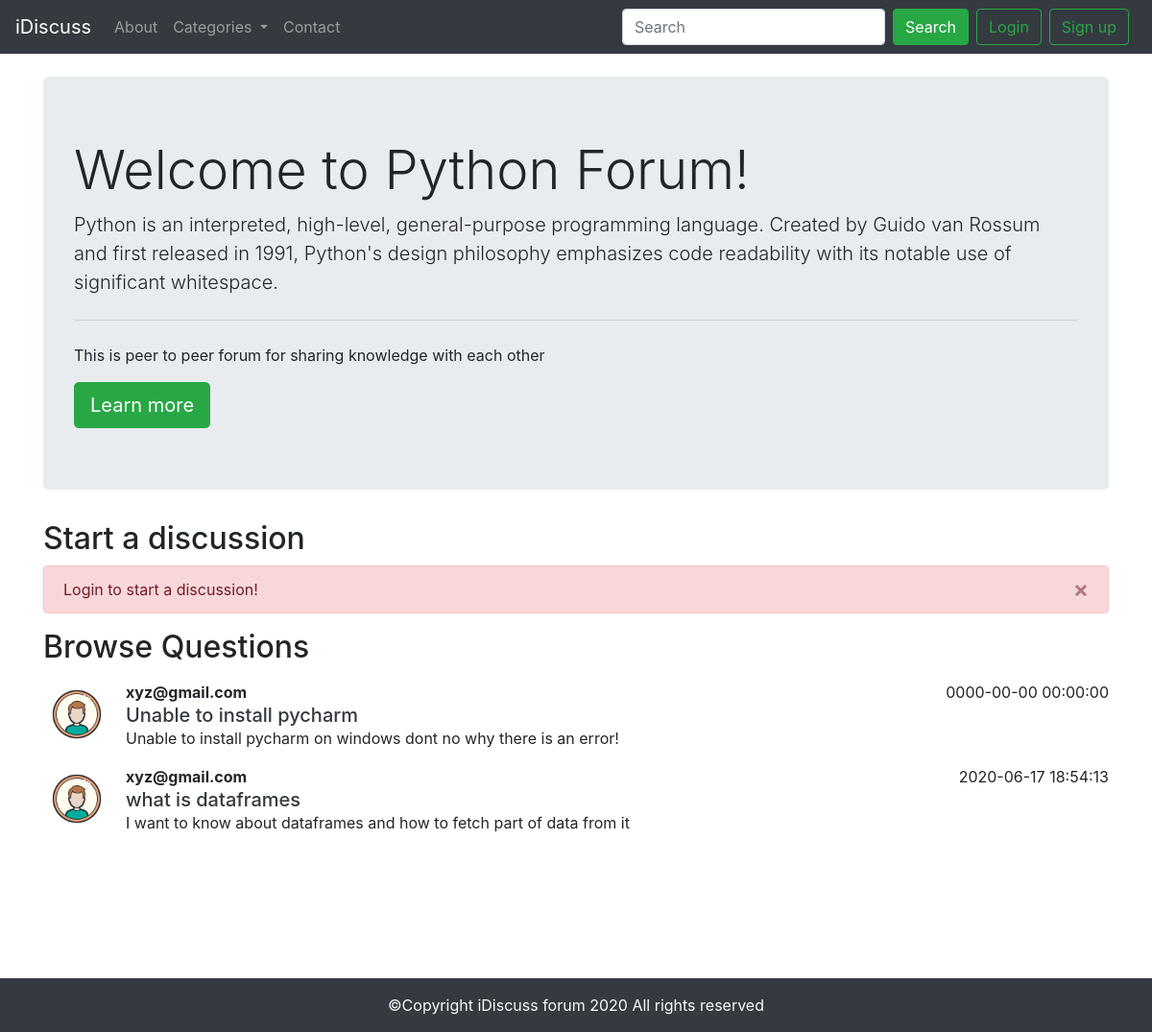
The app's page /threadlist.php?catid=1 with its own data.
### tables this page shows
CREATE TABLE `categories` (
  `category_id` int(8) NOT NULL,
  `category_name` varchar(255) NOT NULL,
  `category_description` varchar(255) NOT NULL,
  `created` datetime NOT NULL DEFAULT current_timestamp()
);

CREATE TABLE `threads` (
  `thread_id` int(7) NOT NULL,
  `thread_title` varchar(255) NOT NULL,
  `thread_desc` text NOT NULL,
  `thread_cat_id` int(7) NOT NULL,
  `thread_user_id` int(7) NOT NULL,
  `timestamp` datetime NOT NULL DEFAULT current_timestamp()
);

CREATE TABLE `users` (
  `sno` int(8) NOT NULL,
  `email` varchar(35) NOT NULL,
  `password` varchar(255) NOT NULL,
  `timestamp` datetime NOT NULL DEFAULT current_timestamp()
);

### threadlist.php (the view, shortened to what this page needs)
<!doctype html>
<html lang="en">
<head>
    <link rel="stylesheet" href="https://stackpath.bootstrapcdn.com/bootstrap/4.5.0/css/bootstrap.min.css"
>
</head>
<body>
    <?php include 'include/header.php';?>
    <?php include 'include/dbconnect.php';?>
    <?php
            $id=$_GET['catid'];
            $sql = "SELECT * FROM `categories` WHERE category_id=$id";
            $result = mysqli_query($conn,$sql);
            while($row = mysqli_fetch_assoc($result)){
                $cat = $row['category_name'];
                $info = $row['category_description'];
            }
    ?>
    <div class="container my-4">
        <div class="jumbotron">
            <h1 class="display-4">Welcome to <?php echo $cat ?> Forum!</h1>
            <p class="lead"><?php echo $info; ?></p>
            <hr class="my-4">
            <p>This is peer to peer forum for sharing knowledge with each other</p>
            <a class="btn btn-success btn-lg" href="#" role="button">Learn more</a>
        </div>
    </div>
    <?php
     if(isset($_SESSION['login']) && $_SESSION['login']){
        echo '<div class="container">
                <h2>Start a discussion</h2>
                <form action="'.$_SERVER['REQUEST_URI'].'" method="post">
            <div class="form-group">
                <label for="title">Problem title</label>
                <input type="text" class="form-control" id="title" name="title">
                <small id="emailHelp" class="form-text text-muted">Keep problem title as short as possible.</small>
            </div>
            <input type="hidden" name="sno" value="'.$_SESSION["sno"].'">
            <div class="form-group">
                <label for="exampleFormControlTextarea1">Problem description</label>
                <textarea class="form-control" id="desc" name="desc" rows="3"></textarea>
            </div>
            <button type="submit" class="btn btn-success">Submit</button>
            </form>
            </div>';
    }
    else{
        echo '<div class="container">
        <h2>Start a discussion</h2>
        <div class="alert alert-danger alert-dismissible fade show" role="alert">
  Login to start a discussion!
  <button type="button" class="close" data-dismiss="alert" aria-label="Close">
    <span aria-hidden="true">&times;</span>
  </button>
</div>
    </div>';
    }
    ?>
    <div class="container mb-4" id="que">
        <h2>Browse Questions</h2>
        <?php
            $id=$_GET['catid'];
            $sql = "SELECT * FROM `threads` WHERE thread_cat_id=$id";
            $result = mysqli_query($conn,$sql);
            while($row = mysqli_fetch_assoc($result)){
                $id = $row['thread_id'];
                $title = $row['thread_title'];
                $desc = $row['thread_desc'];
                $time= $row['timestamp'];
                $thread_user_id=$row['thread_user_id'];
                $sql1= "SELECT email FROM `users` WHERE sno=$thread_user_id";
                $result1 = mysqli_query($conn,$sql1);
                $row1 = mysqli_fetch_assoc($result1);
                echo '
                <div class="media my-3">
                    <img src="img/avtar.png" width="70px" class="mr-3" alt="...">
                    <div class="media-body ">
                    <p class="font-weight-bold my-0">'.$row1["email"].'</p>
                        <h5 class="mt-0 my-0"><a class="text-dark" href="thread.php?threadid='.$id.'&posted_by='.$thread_user_id.'">'.$title.'</a></h5>
                        '.$desc.'
                    </div>
                    '.$time.'
                </div>';
            }
    ?>
    </div>
    <?php include 'include/footer.php';?>
</body>
</html>

### threadlist.php (style rules this page uses)
#que { min-height: 340px; }

### records on screen
categories: category_name "Python", category_description "Python is an interpreted, high-level, general-purpose programming language. Created by Guido van Rossum and first released in 1991, Python's design philosophy emphasizes code readability with its notable use of significant whitespace."
threads: users.email "xyz@gmail.com", thread_title "Unable to install pycharm", thread_desc "Unable to install pycharm on windows dont no why there is an error!", timestamp "0000-00-00 00:00:00"
threads: users.email "xyz@gmail.com", thread_title "what is dataframes", thread_desc "I want to know about dataframes and how to fetch part of data from it", timestamp "2020-06-17 18:54:13"
